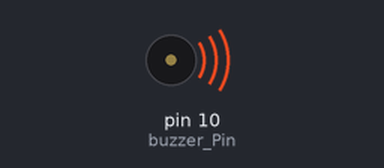
Bench run of a sketch on a simulated Arduino Uno, built with avr-gcc and run on an emulated ATmega328P. On the bench: buzzer (waves = sounding).

Above: at 0.1 s.
Timing chart, 0 to 1.6 s (numbered marks = the images above):
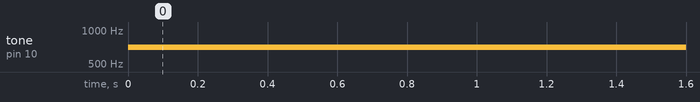

Measured:
- by itself, tone on pin 10 (buzzer_Pin): silent → 700 Hz at 0.00 s

The sketch:

activity_04.ino
```cpp
// Frequency to play back
int tone_Val = 700;

// Use a variable to store the pin number,
// So we can use a descriptive name to refer to it.
int buzzer_Pin = 10;

void setup()
{
  // Set pin to output
  pinMode(buzzer_Pin, OUTPUT);
}

void loop()
{
  tone(buzzer_Pin, tone_Val);
}
```
